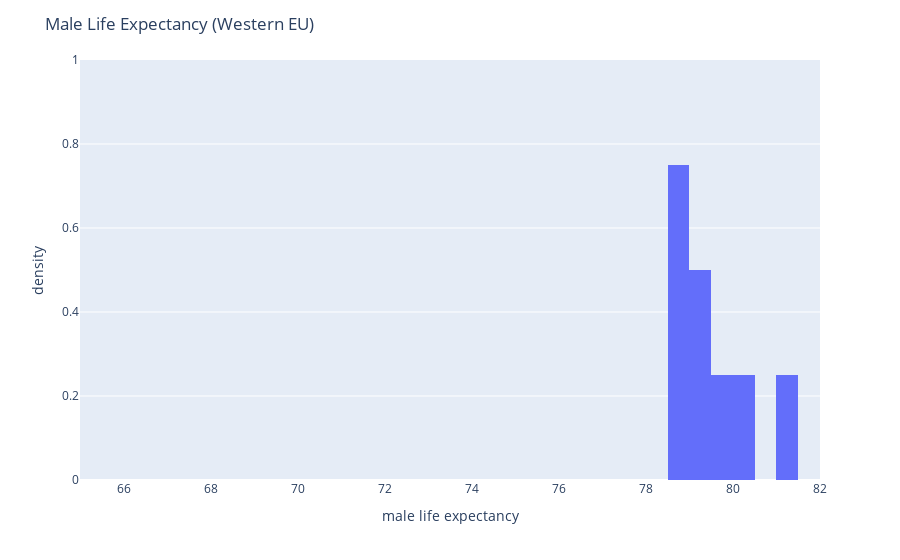

The code cell stored with this chart in its notebook:
### Markdown cell above
# Subplots
Subplots are useful for showing multiple views of the data side by side.

goal: show relationship between `male_life_expectancy` as `region` varies, using plotly.

### Code cell
# You could make an individual plot for a region
# let's do Western Europe
bool_weu = df_EUpop['region'] == 'Western Europe'
df_weu = df_EUpop.loc[bool_weu, :]

fig = px.histogram(
    df_weu,
    x='male_life_expectancy',
    nbins=len(bins) - 1,
    histnorm='probability density',
    labels={'male_life_expectancy': 'Male Life Expectancy (Western EU)'},
    range_x=[65, 82],
    range_y=[0,1]
)

fig.update_layout(
    title_text='Male Life Expectancy (Western EU)',
    xaxis_title='male life expectancy',
    yaxis_title='density')

### Figure 1 — Plotly figure (JSON) as saved in the notebook; plotly's stock layout.template omitted (floating-point values rounded to 4 significant figures)
{"data": [{"bingroup": "x", "histnorm": "probability density", "hovertemplate": "Male Life Expectancy (Western EU)=%{x}<br>probability density=%{y}<extra></extra>", "legendgroup": "", "marker": {"color": "#636efa", "pattern": {"shape": ""}}, "name": "", "nbinsx": 8, "orientation": "v", "showlegend": false, "type": "histogram", "x": [78.9, 78.6, 79.2, 78.6, 80.1, 79.4, 79.8, 81.1], "xaxis": "x", "yaxis": "y"}], "layout": {"barmode": "relative", "legend": {"tracegroupgap": 0}, "margin": {"t": 60}, "title": {"text": "Male Life Expectancy (Western EU)"}, "xaxis": {"anchor": "y", "domain": [0, 1], "range": [65, 82], "title": {"text": "male life expectancy"}}, "yaxis": {"anchor": "x", "domain": [0, 1], "range": [0, 1], "title": {"text": "density"}}}}
